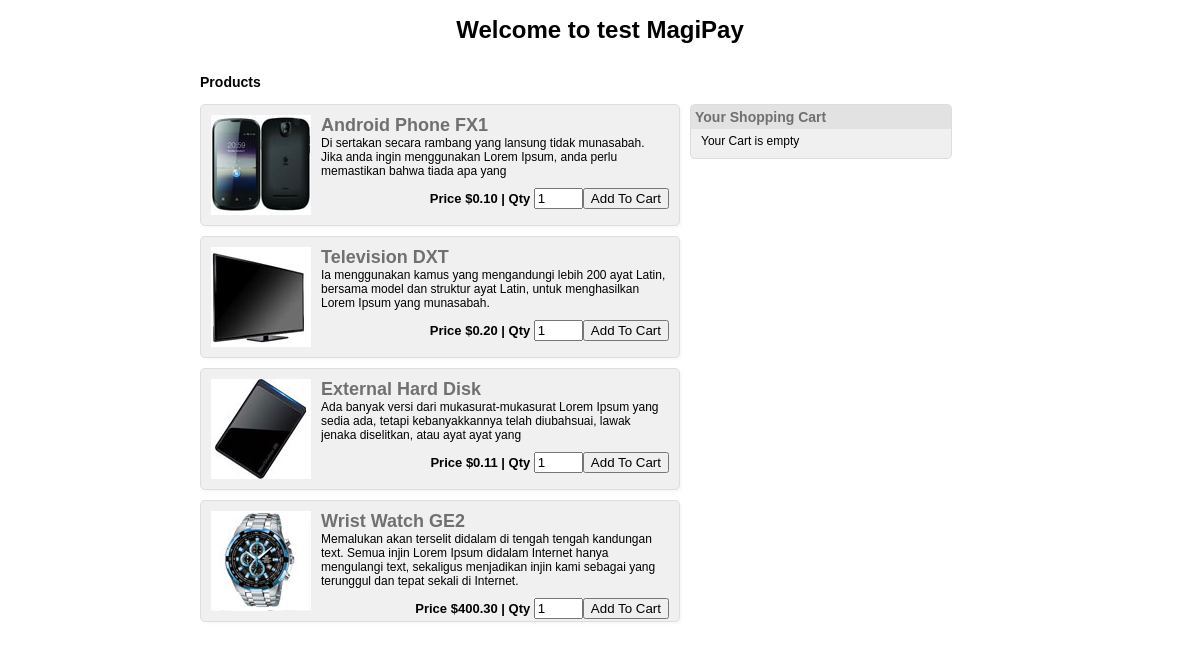
The page / on the database its author committed.
### tables this page shows
CREATE TABLE IF NOT EXISTS `products` (
  `id` int(11) NOT NULL AUTO_INCREMENT,
  `product_code` varchar(60) NOT NULL,
  `product_name` varchar(60) NOT NULL,
  `product_desc` tinytext NOT NULL,
  `product_img_name` varchar(60) NOT NULL,
  `price` decimal(10,2) NOT NULL,
  PRIMARY KEY (`id`),
  UNIQUE KEY `product_code` (`product_code`)
) AUTO_INCREMENT=1;

### config.php (called while the page is built, shortened)
<?php
$currency = '$';
?>

### index.php (the view, shortened to what this page needs)
<?php
include_once("config.php");
?>
<!DOCTYPE html>
<html>
<head>
<link href="style/style.css" rel="stylesheet" type="text/css">
</head>
<body>
<div id="products-wrapper">
    <h1 class="welcometest">Welcome to test MagiPay</h1>
    <h3>Products</h3>
    <div class="products">
    <?php
	$current_url = base64_encode($url="http://".$_SERVER['HTTP_HOST'].$_SERVER['REQUEST_URI']);
	$results = $mysqli->query("SELECT * FROM products ORDER BY id ASC");
    if ($results) {
        while($obj = $results->fetch_object())
        {
			echo '<div class="product">';
            echo '<form method="post" action="cart_update.php">';
			echo '<div class="product-thumb"><img src="images/'.$obj->product_img_name.'"></div>';
            echo '<div class="product-content"><h3>'.$obj->product_name.'</h3>';
            echo '<div class="product-desc">'.$obj->product_desc.'</div>';
            echo '<div class="product-info">';
			echo 'Price '.$currency.$obj->price.' | ';
            echo 'Qty <input type="text" name="product_qty" value="1" size="3" />';
			echo '<button class="add_to_cart">Add To Cart</button>';
			echo '</div></div>';
            echo '</form>';
            echo '</div>';
        }
    }
    ?>
    </div>
<div class="shopping-cart">
<h2>Your Shopping Cart</h2>
<?php
if(isset($_SESSION["products"]))
{
    $total = 0;
    echo '<ol>';
    foreach ($_SESSION["products"] as $cart_itm)
    {
        echo '<li class="cart-itm">';
        echo '<span class="remove-itm"><a href="cart_update.php?removep='.$cart_itm["code"].'&return_url='.$current_url.'">&times;</a></span>';
        echo '<h3>'.$cart_itm["name"].'</h3>';
        echo '<div class="p-code">P code : '.$cart_itm["code"].'</div>';
        echo '<div class="p-qty">Qty : '.$cart_itm["qty"].'</div>';
        echo '<div class="p-price">Price :'.$currency.$cart_itm["price"].'</div>';
        echo '</li>';
        $subtotal = ($cart_itm["price"]*$cart_itm["qty"]);
        $total = ($total + $subtotal);
    }
    echo '</ol>';
    echo '<span class="check-out-txt"><strong>Total : '.$currency.$total.'</strong> <a href="view_cart.php">Check-out!</a></span>';
	echo '<span class="empty-cart"><a href="cart_update.php?emptycart=1&return_url='.$current_url.'">Empty Cart</a></span>';
}else{
    echo 'Your Cart is empty';
}
?>
</div>
</div>
</body>
</html>

### style/style.css (style rules this page uses)
#products-wrapper { width: 800px; margin-right: auto; margin-left: auto; font: 12px Arial, Helvetica, sans-serif; }
.welcometest { text-align: center; color: #000; margin-bottom: 30px; }
.products { width: 60%; float:left; margin-right: 10px; }
.product { margin-bottom: 10px; height: 100px; background: #F0F0F0; padding: 10px; border: 1px solid #DDD; border-radius: 5px; box-shadow: 2px 2px 2px #F8F8F8; }
.product .product-thumb { float: left; height: 100px; width: 100px; margin-right: 10px; }
.product .product-content { overflow:hidden; }
.product .product-content h3 { font-size: 18px; margin: 0px; padding: 0px; color: #707070; }
.product .product-info { float: right; font-size: 13px; font-weight: bold; margin-top:10px; }
.shopping-cart { width: 30%; float:left; background: #F0F0F0; padding: 10px; border: 1px solid #DDD; border-radius: 5px; }
.shopping-cart h2 { background: #E2E2E2; padding: 4px; font-size: 14px; margin: -10px -10px 5px; color: #707070; }

### rows shown on the page
products: product_img_name (picture), product_name "Android Phone FX1", product_desc "Di sertakan secara rambang yang lansung tidak munasabah. Jika anda ingin menggunakan Lorem Ipsum, anda perlu memastikan bahwa tiada apa yang", price "0.10"
products: product_img_name (picture), product_name "Television DXT", product_desc "Ia menggunakan kamus yang mengandungi lebih 200 ayat Latin, bersama model dan struktur ayat Latin, untuk menghasilkan Lorem Ipsum yang munasabah.", price "0.20"
products: product_img_name (picture), product_name "External Hard Disk", product_desc "Ada banyak versi dari mukasurat-mukasurat Lorem Ipsum yang sedia ada, tetapi kebanyakkannya telah diubahsuai, lawak jenaka diselitkan, atau ayat ayat yang", price "0.11"
products: product_img_name (picture), product_name "Wrist Watch GE2", product_desc "Memalukan akan terselit didalam di tengah tengah kandungan text. Semua injin Lorem Ipsum didalam Internet hanya mengulangi text, sekaligus menjadikan injin kami sebagai yang terunggul dan tepat sekali di Internet.", price "400.30"
